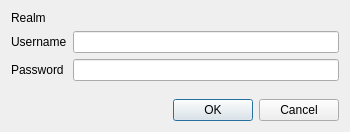
<?xml version="1.0" encoding="UTF-8"?>
<ui version="4.0">
 <class>WebAuthenticationDialog</class>
 <widget class="QDialog" name="WebAuthenticationDialog">
  <property name="windowModality">
   <enum>Qt::ApplicationModal</enum>
  </property>
  <property name="geometry">
   <rect>
    <x>0</x>
    <y>0</y>
    <width>350</width>
    <height>132</height>
   </rect>
  </property>
  <property name="windowTitle">
   <string>Authentication required</string>
  </property>
  <property name="windowIcon">
   <iconset resource="../zima-cad-parts.qrc">
    <normaloff>:/gfx/icon.png</normaloff>:/gfx/icon.png</iconset>
  </property>
  <layout class="QVBoxLayout" name="verticalLayout">
   <item>
    <layout class="QGridLayout" name="gridLayout">
     <item row="0" column="0">
      <widget class="QLabel" name="label_2">
       <property name="text">
        <string>Realm</string>
       </property>
      </widget>
     </item>
     <item row="0" column="1">
      <widget class="QLabel" name="realmLabel">
       <property name="text">
        <string/>
       </property>
      </widget>
     </item>
     <item row="1" column="1">
      <widget class="QLineEdit" name="usernameLineEdit"/>
     </item>
     <item row="1" column="0">
      <widget class="QLabel" name="label">
       <property name="text">
        <string>Username</string>
       </property>
      </widget>
     </item>
     <item row="2" column="0">
      <widget class="QLabel" name="label_4">
       <property name="text">
        <string>Password</string>
       </property>
      </widget>
     </item>
     <item row="2" column="1">
      <widget class="QLineEdit" name="passwordLineEdit">
       <property name="echoMode">
        <enum>QLineEdit::Password</enum>
       </property>
      </widget>
     </item>
    </layout>
   </item>
   <item>
    <spacer name="verticalSpacer">
     <property name="orientation">
      <enum>Qt::Vertical</enum>
     </property>
     <property name="sizeHint" stdset="0">
      <size>
       <width>20</width>
       <height>40</height>
      </size>
     </property>
    </spacer>
   </item>
   <item>
    <widget class="QDialogButtonBox" name="buttonBox">
     <property name="orientation">
      <enum>Qt::Horizontal</enum>
     </property>
     <property name="standardButtons">
      <set>QDialogButtonBox::Cancel|QDialogButtonBox::Ok</set>
     </property>
    </widget>
   </item>
  </layout>
 </widget>
 <resources>
  <include location="../zima-cad-parts.qrc"/>
 </resources>
 <connections>
  <connection>
   <sender>buttonBox</sender>
   <signal>accepted()</signal>
   <receiver>WebAuthenticationDialog</receiver>
   <slot>accept()</slot>
   <hints>
    <hint type="sourcelabel">
     <x>248</x>
     <y>254</y>
    </hint>
    <hint type="destinationlabel">
     <x>157</x>
     <y>274</y>
    </hint>
   </hints>
  </connection>
  <connection>
   <sender>buttonBox</sender>
   <signal>rejected()</signal>
   <receiver>WebAuthenticationDialog</receiver>
   <slot>reject()</slot>
   <hints>
    <hint type="sourcelabel">
     <x>316</x>
     <y>260</y>
    </hint>
    <hint type="destinationlabel">
     <x>286</x>
     <y>274</y>
    </hint>
   </hints>
  </connection>
 </connections>
</ui>
